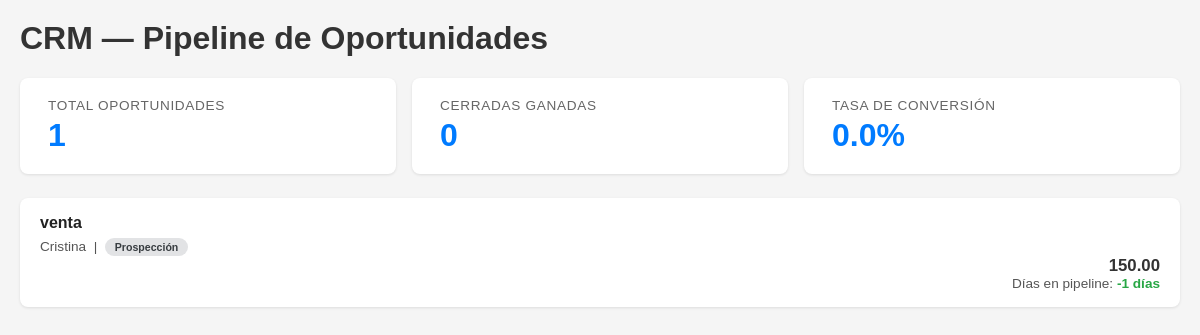
The page /crm/ on the database its author committed.
### crm/models.py (models this page shows, shortened)
class Oportunidad(models.Model):
    class Etapa(models.TextChoices):
        PROSPECCION = 'PRO', 'Prospección'
        PROPUESTA = 'PRP', 'Propuesta'
        NEGOCIACION = 'NEG', 'Negociación'
        GANADA = 'GAN', 'Cerrada Ganada'
        PERDIDA = 'PER', 'Cerrada Perdida'
    titulo = models.CharField(max_length=200)
    cliente = models.ForeignKey(Cliente, on_delete=models.CASCADE, related_name='oportunidades')
    valor_estimado = models.DecimalField(max_digits=12, decimal_places=2)
    etapa = models.CharField(max_length=3, choices=Etapa.choices, default=Etapa.PROSPECCION)
    fecha_creacion = models.DateTimeField(auto_now_add=True)
    fecha_cierre = models.DateTimeField(null=True, blank=True)
    @property
    def dias_abierta(self):
        if not self.fecha_creacion:
            return 0
        final = self.fecha_cierre if self.fecha_cierre else timezone.now()
        return (final - self.fecha_creacion).days
    class Meta:
        verbose_name = 'Oportunidad'
        verbose_name_plural = 'Oportunidades'
        ordering = ['-fecha_creacion']

class Cliente(models.Model):
    nombre = models.CharField(max_length=200)
    email = models.EmailField(unique=True)
    telefono = models.CharField(max_length=20, blank=True)
    empresa = models.CharField(max_length=200, blank=True)
    fecha_registro = models.DateTimeField(auto_now_add=True)
    def __str__(self):
        return self.nombre
    class Meta:
        verbose_name = 'Cliente'
        verbose_name_plural = 'Clientes'
        ordering = ['nombre']

### crm/views.py (the view)
# urls.py: path('', views.crm_dashboard, name='crm_dashboard'),
def crm_dashboard(request):
    oportunidades = Oportunidad.objects.select_related('cliente').all()
    total = oportunidades.count()
    ganadas = oportunidades.filter(etapa=Oportunidad.Etapa.GANADA).count()
    tasa_conversion = round(ganadas / total * 100, 2) if total > 0 else 0
    context = {
        'tasa_conversion': tasa_conversion,
        'total': total,
        'ganadas': ganadas,
        'oportunidades': oportunidades.order_by('-valor_estimado'),
    }
    return render(request, 'crm/dashboard.html', context)

### crm/templates/crm/dashboard.html (shortened to what this page needs)
<html>
<head>
</head>
<body>
    <h1>CRM — Pipeline de Oportunidades</h1>
    <div class="stats">
        <div class="stat-card">
            <div class="label">Total oportunidades</div>
            <div class="value">{{ total }}</div>
        </div>
        <div class="stat-card">
            <div class="label">Cerradas ganadas</div>
            <div class="value">{{ ganadas }}</div>
        </div>
        <div class="stat-card">
            <div class="label">Tasa de conversión</div>
            <div class="value">{{ tasa_conversion }}%</div>
        </div>
    </div>
    {% for op in oportunidades %}
    <div class="card">
        <div>
            <h3>{{ op.titulo }}</h3>
            <div class="meta">
                {{ op.cliente }} &nbsp;|&nbsp;
                <span class="badge badge-{{ op.etapa }}">{{ op.get_etapa_display }}</span>
            </div>
        </div>
        <div class="right">
            <div class="valor">{{ op.valor_estimado }} {{ moneda }}</div>
            <div class="meta">
                Días en pipeline:
                <span class="{% if op.dias_abierta > 30 %}text-danger{% else %}text-success{% endif %}">
                    {{ op.dias_abierta }} días
                </span>
            </div>
        </div>
    </div>
    {% empty %}
    <p style="color: #888; text-align: center; padding: 40px;">No hay oportunidades registradas.</p>
    {% endfor %}
</body>
</html>

### crm/templates/crm/dashboard.html (style rules this page uses)
body { font-family: Arial, sans-serif; margin: 20px; background: #f5f5f5; }
h1 { color: #333; }
.stats { display: flex; gap: 16px; margin-bottom: 24px; }
.stat-card { background: #fff; border-radius: 8px; padding: 20px 28px; box-shadow: 0 1px 3px rgba(0,0,0,0.1); flex: 1; }
.stat-card .label { font-size: 0.85em; color: #666; text-transform: uppercase; letter-spacing: 0.05em; }
.stat-card .value { font-size: 2em; font-weight: bold; color: #007bff; margin-top: 4px; }
.card { background: #fff; border-radius: 8px; padding: 16px 20px; margin-bottom: 12px; box-shadow: 0 1px 3px rgba(0,0,0,0.1); }
.card h3 { margin: 0 0 6px; color: #222; font-size: 1em; }
.card .meta { font-size: 0.85em; color: #555; }
.badge { display: inline-block; padding: 3px 10px; border-radius: 12px; font-size: 0.78em; font-weight: bold; }
.badge-PRO { background: #e2e3e5; color: #383d41; }
.text-success { color: #28a745; font-weight: bold; }
.right { text-align: right; }
.valor { font-size: 1.05em; font-weight: bold; color: #333; }

### rows shown on the page
Oportunidad: titulo "venta", cliente "Cristina", etapa "Prospección", valor_estimado "150.00", dias_abierta "-1"

### other values the page prints
{{ total }} "1"
{{ ganadas }} "0"
{{ tasa_conversion }} "0.0"
